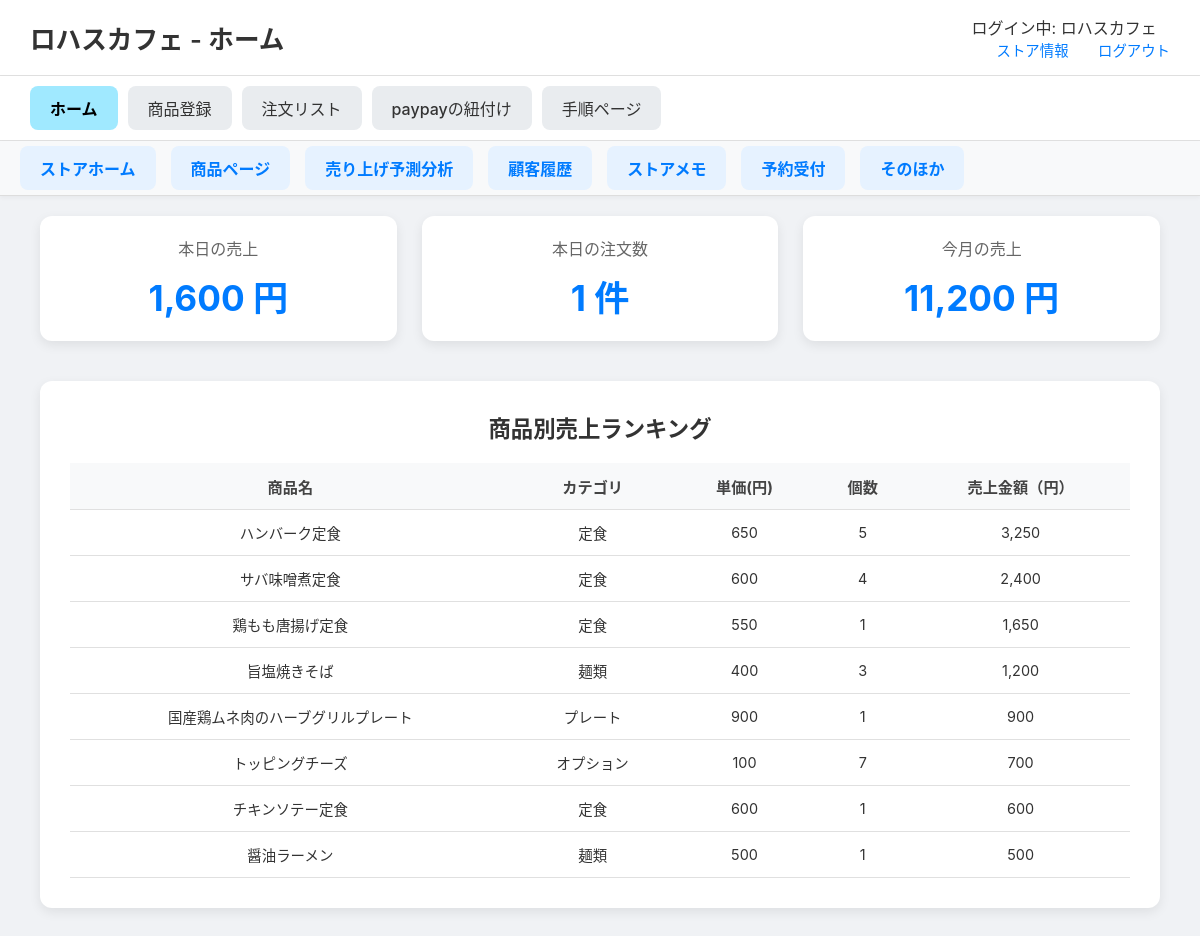
The page /stores/store_home (signed in) on the database its author committed.
### tables this page shows
CREATE TABLE menus (
    menu_id INTEGER PRIMARY KEY AUTOINCREMENT,
    store_id INTEGER, -- NOT NULL制約を削除し、NULLを許容
    menu_name TEXT NOT NULL,
    category TEXT NOT NULL,
    price INTEGER NOT NULL,
    soldout INTEGER NOT NULL DEFAULT 0,
    FOREIGN KEY (store_id) REFERENCES store(store_id)
);

### routes/stores_detail/stores_detail.py (the view)
@stores_detail_bp.route('/store_home')
def store_home():
    if 'store_id' not in session:
        flash("ログインしてください")
        return redirect(url_for('store.store_login'))
    store_id = session['store_id']
    store_name = session.get('store_name', 'ゲスト')
    conn = get_db_connection()
    cursor = conn.cursor()
    cursor.execute("""
        SELECT m.menu_name, m.category, oi.price_at_order, quantity,
               SUM(oi.quantity * oi.price_at_order) AS total_sales
        FROM order_items oi
        JOIN orders o ON oi.order_id = o.order_id
        JOIN menus m ON oi.menu_id = m.menu_id
        WHERE o.store_id = ? AND o.status != 'canceled'
        GROUP BY m.menu_name, m.category
        ORDER BY total_sales DESC
    """, (store_id,))
    product_sales = cursor.fetchall()
    today_str = date.today().isoformat()
    cursor.execute("""
        SELECT COALESCE(SUM(total_amount), 0) AS daily_sales,
               COUNT(*) AS daily_orders
        FROM orders
        WHERE store_id = ? AND DATE(datetime) = ? AND status != 'canceled'
    """, (store_id, today_str))
    today_stats = cursor.fetchone()
    daily_sales = today_stats['daily_sales']
    daily_orders = today_stats['daily_orders']
    first_day_of_month = date.today().replace(day=1).isoformat()
    cursor.execute("""
        SELECT COALESCE(SUM(total_amount), 0) AS monthly_sales
        FROM orders
        WHERE store_id = ? AND DATE(datetime) >= ? AND status != 'canceled'
    """, (store_id, first_day_of_month))
    monthly_sales = cursor.fetchone()['monthly_sales']
    conn.close()
    return render_template(
        'stores_detail/store_home.html',
        store_name=store_name,
        product_sales=product_sales,
        daily_sales=f"{daily_sales:,}",
        daily_orders=f"{daily_orders:,}",
        monthly_sales=f"{monthly_sales:,}"
    )

### routes/stores_detail/stores_detail.py (called while the page is built)
def get_db_connection():
    db_path = os.path.join(os.path.dirname(__file__), '..', '..', 'app.db')
    conn = sqlite3.connect(db_path)
    conn.row_factory = sqlite3.Row  # 行を辞書形式で取得
    return conn

### templates/stores_detail/store_home.html (shortened to what this page needs)
<!DOCTYPE html>
<html lang="ja">
<head>
    <link rel="stylesheet" href="{{ url_for('static', filename='css/stores_detail.css') }}">
</head>
<body>
        <header class="site-header">
            <h1>{{ store_name }} - ホーム</h1>
            <div class="header-links">
                <div class="store-name">ログイン中: {{ store_name if store_name else 'ゲスト' }}</div>
                <a href="{{ url_for('stores_detail.store_info') }}">ストア情報</a>
                <a href="{{ url_for('general.explamation') }}">ログアウト</a>
            </div>
        </header>
    <nav class="main-nav">
        <ul>
            <li><a href="{{ url_for('stores_detail.store_home') }}" class="active">ホーム</a></li>
            <li><a href="{{ url_for('stores_detail.menu_registration') }}">商品登録</a></li>
            <li><a href="{{ url_for('stores_detail.order_list') }}">注文リスト</a></li>
            <li><a href="{{ url_for('stores_detail.paypay_linking') }}">paypayの紐付け</a></li>
            <li><a href="{{ url_for('stores_detail.procedure') }}">手順ページ</a></li>
        </ul>
    </nav>
    <div class="sub-navigation">
        <a href="{{ url_for('stores_detail.store_home') }}" class="shortcut-link">ストアホーム</a>
        <a href="{{ url_for('stores_home_relation.store_home_menu') }}" class="shortcut-link">商品ページ</a>
        <a href="{{ url_for('stores_home_relation.store_analysis') }}" class="shortcut-link">売り上げ予測分析</a>
        <a href="{{ url_for('stores_home_relation.store_customer_history') }}" class="shortcut-link">顧客履歴</a>
        <a href="{{ url_for('stores_home_relation.store_memo') }}" class="shortcut-link">ストアメモ</a>
        <a href="{{ url_for('stores_home_relation.store_reservation') }}" class="shortcut-link">予約受付</a>
        <a href="{{ url_for('stores_home_relation.store_other') }}" class="shortcut-link">そのほか</a>
    </div>
    <main class="main-content">
        <div class="stats-container">
            <div class="stat-box">
                <p>本日の売上</p>
                <h2>{{ daily_sales }} 円</h2>
            </div>
            <div class="stat-box">
                <p>本日の注文数</p>
                <h2>{{ daily_orders }} 件</h2>
            </div>
            <div class="stat-box">
                <p>今月の売上</p>
                <h2>{{ monthly_sales }} 円</h2>
            </div>
        </div>
        <div class="chart-container">
            <h3>商品別売上ランキング</h3>
            <table>
                <thead>
                    <tr>
                        <th>商品名</th>
                        <th>カテゴリ</th>
                        <th>単価(円)</th>
                        <th>個数</th>
                        <th>売上金額（円）</th>
                    </tr>
                </thead>
                <tbody>
                    {% for row in product_sales %}
                    <tr>
                        <td>{{ row['menu_name'] }}</td>
                        <td>{{ row['category'] }}</td>
                        <td>{{ row['price_at_order']}}</td>
                        <td>{{ row['quantity']}}</td>
                        <td>{{ "{:,}".format(row['total_sales']) }}</td>
                    </tr>
                    {% endfor %}
                </tbody>
            </table>
        </div>
    </main>
</body>
</html>

### static/css/stores_detail.css (style rules this page uses)
body { font-family: -apple-system, BlinkMacSystemFont, "Segoe UI", Roboto, "Hiragino Sans", "Noto Sans CJK JP", "Yu Gothic", sans-serif; margin: 0; background-color: #f0f2f5; color: #333; }
.site-header { display: flex; justify-content: space-between; align-items: center; padding: 15px 30px; background-color: #ffffff; border-bottom: 1px solid #e0e0e0; }
.site-header h1 { font-size: 1.6em; margin: 0; font-weight: 600; }
.header-links a { margin-left: 25px; text-decoration: none; color: #007bff; font-size: 0.9em; font-weight: 500; }
.main-nav { background-color: #ffffff; padding: 10px 30px; border-bottom: 1px solid #e0e0e0; box-shadow: 0 2px 4px rgba(0,0,0,0.05); }
.main-nav ul { display: flex; list-style: none; margin: 0; padding: 0; gap: 10px; }
.main-nav a { display: block; padding: 10px 20px; text-decoration: none; color: #333; background-color: #e9ecef; border-radius: 8px; font-weight: 500; transition: background-color 0.2s; }
.main-nav a.active { background-color: #a0e9ff; color: #000; font-weight: bold; }
.main-content { padding: 20px 40px 40px 40px; }
.stats-container { display: flex; gap: 25px; margin-bottom: 40px; }
.stat-box { flex: 1; background-color: #ffffff; padding: 20px; border-radius: 12px; box-shadow: 0 4px 12px rgba(0,0,0,0.08); text-align: center; }
.stat-box p { margin: 0 0 10px 0; font-size: 1em; font-weight: 500; color: #666; }
.stat-box h2 { margin: 0; font-size: 2.2em; color: #007bff; }
.chart-container { background-color: #ffffff; padding: 30px; border-radius: 12px; box-shadow: 0 4px 12px rgba(0,0,0,0.08); }
.chart-container h3 { margin-top: 0; margin-bottom: 20px; text-align: center; font-size: 1.4em; }
.sub-navigation { display: flex; justify-content: flex-start; gap: 15px; background-color: #f8f9fa; padding: 5px 20px; border-bottom: 1px solid #ddd; box-shadow: 0 2px 4px rgba(0,0,0,0.04); position: sticky; top: 0; z-index: 1000; }
.shortcut-link { text-decoration: none; color: #007bff; font-weight: bold; font-size: 1em; background-color: #e6f2ff; padding: 10px 20px; border-radius: 8px; transition: background-color 0.2s; }
.chart-container table { width: 100%; border-collapse: collapse; margin-top: 20px; font-size: 0.95em; color: #333; }
.chart-container th, .chart-container td { padding: 12px 15px; text-align: center; border-bottom: 1px solid #e0e0e0; }
.chart-container th { background-color: #f8f9fa; font-weight: bold; color: #444; }
.chart-container tbody td { font-size: 0.95em; }

### rows shown on the page
menus: menu_name "ハンバーク定食", category "定食", price_at_order "650", quantity "5", total_sales "3,250"
menus: menu_name "サバ味噌煮定食", category "定食", price_at_order "600", quantity "4", total_sales "2,400"
menus: menu_name "鶏もも唐揚げ定食", category "定食", price_at_order "550", quantity "1", total_sales "1,650"
menus: menu_name "旨塩焼きそば", category "麺類", price_at_order "400", quantity "3", total_sales "1,200"
menus: menu_name "国産鶏ムネ肉のハーブグリルプレート", category "プレート", price_at_order "900", quantity "1", total_sales "900"
menus: menu_name "トッピングチーズ", category "オプション", price_at_order "100", quantity "7", total_sales "700"
menus: menu_name "チキンソテー定食", category "定食", price_at_order "600", quantity "1", total_sales "600"
menus: menu_name "醤油ラーメン", category "麺類", price_at_order "500", quantity "1", total_sales "500"

### other values the page prints
{{ store_name }} "ロハスカフェ"
{{ store_name if store_name else 'ゲスト' }} "ロハスカフェ"
{{ daily_sales }} "1,600"
{{ daily_orders }} "1"
{{ monthly_sales }} "11,200"
